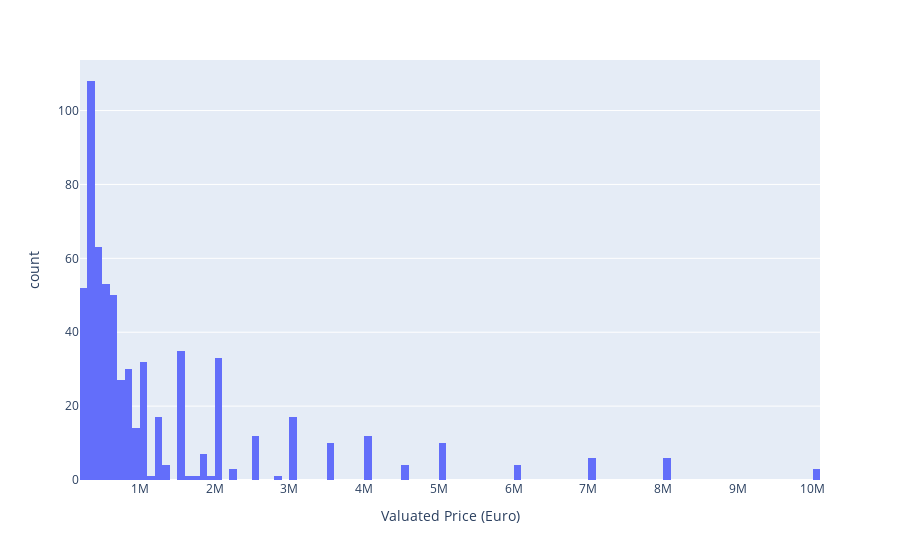

Here is the notebook cell this chart was saved with:
### Code cell
filtered_df = goalkeepers_df[(goalkeepers_df['Valuated_price (Euro)'] > 200000) & 
                  (goalkeepers_df['Valuated_price (Euro)'] <= 10000000)]

fig = px.histogram(filtered_df, 
                   x='Valuated_price (Euro)', 
                   labels={'Valuated_price (Euro)': 'Valuated Price (Euro)'},
                   nbins=100)

fig.show()

### Figure 1 — Plotly figure (JSON) as saved in the notebook; plotly's stock layout.template omitted (floating-point values rounded to 4 significant figures; data arrays with more than 128 entries replaced by an {"elided": "..."} marker saying what was removed)
{"data": [{"alignmentgroup": "True", "bingroup": "x", "hovertemplate": "Valuated Price (Euro)=%{x}<br>count=%{y}<extra></extra>", "legendgroup": "", "marker": {"color": "#636efa", "pattern": {"shape": ""}}, "name": "", "nbinsx": 100, "offsetgroup": "", "orientation": "v", "showlegend": false, "type": "histogram", "x": {"elided": "617 int values"}, "xaxis": "x", "yaxis": "y"}], "layout": {"barmode": "relative", "legend": {"tracegroupgap": 0}, "margin": {"t": 60}, "xaxis": {"anchor": "y", "domain": [0, 1], "title": {"text": "Valuated Price (Euro)"}}, "yaxis": {"anchor": "x", "domain": [0, 1], "title": {"text": "count"}}}}
